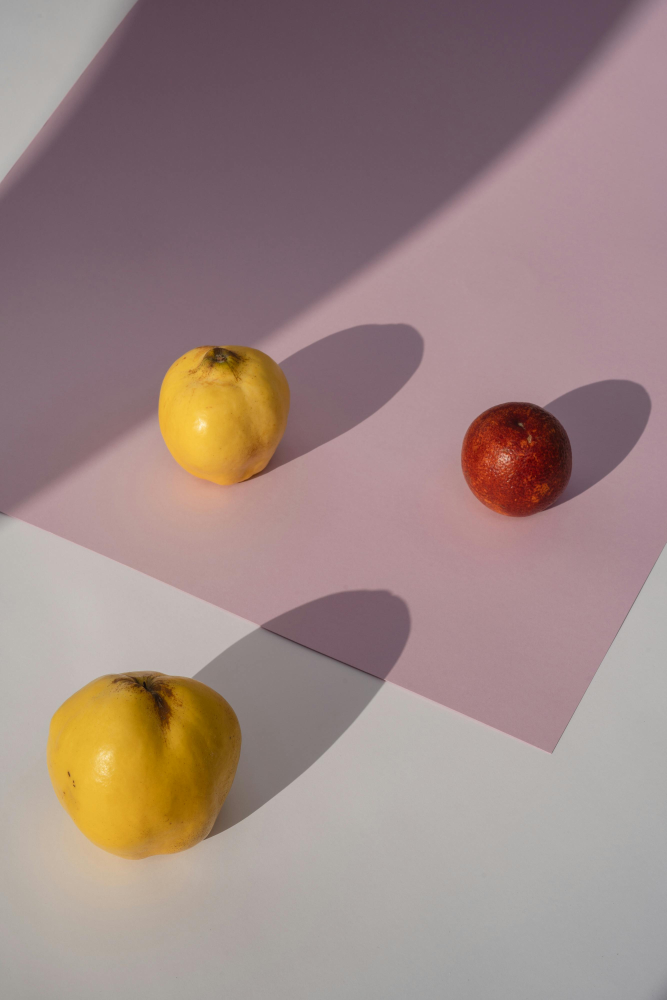
#> input picture images.jpg, 2667 x 4000 px (shown at 1/4 size)
$ jupyter execute 'cv ep1.ipynb'
#> lines starting #> are read from the running program, lines starting #| are printed output that depends on the picture; after the words box and inside, x2 and y2 are one past the last pixel; in counts of white or black regions, pixels touching at a corner belong together
Full Image Transformations

[cell 1]
import cv2
import numpy as np
import matplotlib.pyplot as plt

# ---------- LOAD IMAGE ----------
img = cv2.imread("images.jpg")
#> img is the input picture: shape (4000, 2667, 3); mean B, G, R 131.7, 134.8, 156.9
if img is None:
    raise FileNotFoundError("Image not found.")

rows, cols, ch = img.shape
#> rows = 4000; cols = 2667; ch = 3

# ---------- 1. TRANSLATION ----------
M_trans = np.float32([[1, 0, 100], [0, 1, 50]])
dst_trans = cv2.warpAffine(img, M_trans, (cols, rows))

# ---------- 2. ROTATION ----------
center = (cols // 2, rows // 2)
#> center = (1333, 2000)
M_rot = cv2.getRotationMatrix2D(center, 45, 1.0)
dst_rot = cv2.warpAffine(img, M_rot, (cols, rows))

# ---------- 3. SCALING ----------
dst_scale = cv2.resize(img, None, fx=1.5, fy=1.5)

# ---------- 4. SHEARING ----------
M_shear = np.float32([[1, 0.5, 0],
                      [0, 1, 0]])
dst_shear = cv2.warpAffine(img, M_shear, (cols, rows))

# ---------- 5. AFFINE ----------
pts1 = np.float32([[50, 50], [200, 50], [50, 200]])
pts2 = np.float32([[10, 100], [200, 50], [100, 250]])
M_affine = cv2.getAffineTransform(pts1, pts2)
dst_affine = cv2.warpAffine(img, M_affine, (cols, rows))
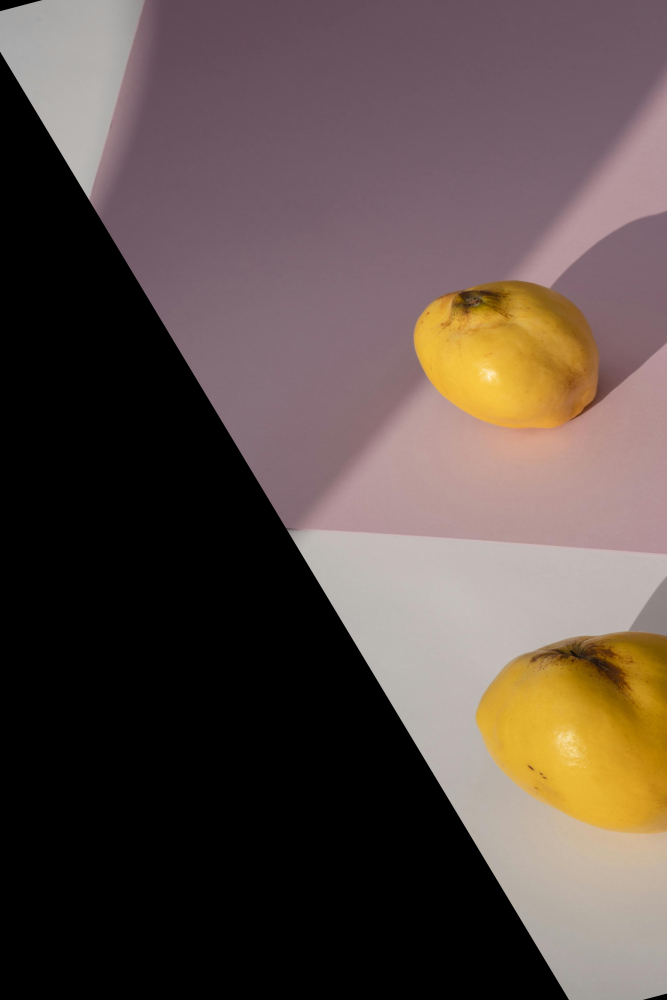
#> dst_affine: shape (4000, 2667, 3) (shown at 1/4 size); mean B, G, R 71.1, 76.9, 91.4

# ---------- 6. PERSPECTIVE ----------
pts3 = np.float32([[56, 65], [368, 52], [28, 387], [389, 390]])
pts4 = np.float32([[0, 0], [300, 0], [0, 300], [300, 300]])
M_persp = cv2.getPerspectiveTransform(pts3, pts4)
dst_persp = cv2.warpPerspective(img, M_persp, (cols, rows))

# ---------- DISPLAY ----------
titles = ['Original', 'Translation', 'Rotation',
          'Scaling', 'Shear', 'Affine', 'Perspective']

images = [
    img,
    dst_trans,
    dst_rot,
    dst_scale,
    dst_shear,
    dst_affine,
    dst_persp
]

plt.figure(figsize=(16, 8))
for i in range(len(images)):
    plt.subplot(2, 4, i + 1)
    plt.imshow(cv2.cvtColor(images[i], cv2.COLOR_BGR2RGB))
    plt.title(titles[i])
    plt.axis('off')
#> this loop made 7 passes

plt.tight_layout()
plt.show()

ROI-Based Transformations (Object-Level)

[cell 2]
import cv2
import numpy as np
import matplotlib.pyplot as plt

# ---------- LOAD IMAGE ----------
img = cv2.imread("images.jpg")
if img is None:
    raise FileNotFoundError("Image not found.")

img_rgb = cv2.cvtColor(img, cv2.COLOR_BGR2RGB)

# ---------- OBJECT DETECTION (COLOR-BASED) ----------
# Convert to HSV
hsv = cv2.cvtColor(img, cv2.COLOR_BGR2HSV)
#> hsv: shape (4000, 2667, 3); mean H, S, V 99.7, 49.5, 156.9

# Yellow color range (tuned for this image)
lower_yellow = np.array([15, 80, 80])
upper_yellow = np.array([40, 255, 255])

# Create mask
mask = cv2.inRange(hsv, lower_yellow, upper_yellow)
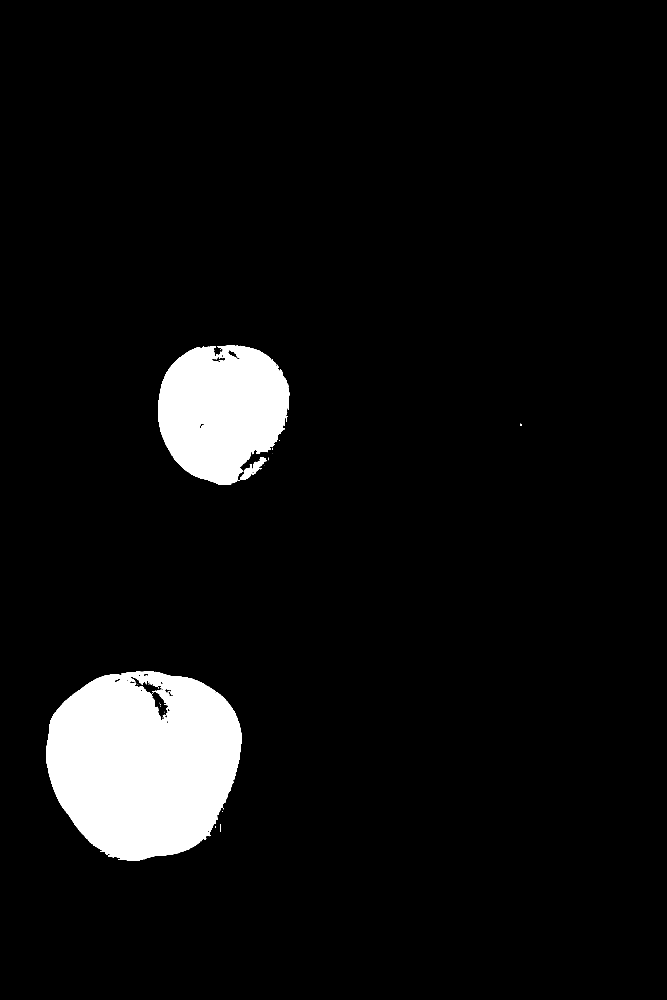
#> mask: shape (4000, 2667) (shown at 1/4 size); 6.3% white; 56 white regions (47 under 20 px), largest, box (x1, y1, x2, y2) and area: (186, 2685, 967, 3444) 455104, (633, 1382, 1156, 1940) 218798, (960, 1830, 1067, 1920) 3031

# Clean mask
kernel = np.ones((5, 5), np.uint8)
mask = cv2.morphologyEx(mask, cv2.MORPH_OPEN, kernel)
#> mask: shape (4000, 2667); 6.3% white; 6 white regions, box (x1, y1, x2, y2) and area: (186, 2685, 966, 3444) 453612, (633, 1382, 1156, 1940) 217815, (960, 1830, 1064, 1919) 2803, (876, 1418, 887, 1429) 92, (864, 1419, 875, 1428) 83, (1001, 1856, 1008, 1862) 41
mask = cv2.morphologyEx(mask, cv2.MORPH_CLOSE, kernel)
#> mask: shape (4000, 2667); 6.3% white; 3 white regions

# ---------- FIND OBJECT ----------
contours, _ = cv2.findContours(mask, cv2.RETR_EXTERNAL, cv2.CHAIN_APPROX_SIMPLE)
#> contours = 3 contours; box (x1, y1, x2, y2) and area: (186, 2685, 966, 3444) 461893, (633, 1382, 1156, 1940) 218168, (960, 1830, 1064, 1919) 2716

if not contours:
    raise ValueError("No object detected.")

# Take the largest contour (main object)
c = max(contours, key=cv2.contourArea)
#> c = contour of 1037 points, box (x1, y1, x2, y2) (186, 2685, 966, 3444), area 461893
x, y, w, h = cv2.boundingRect(c)
#> x = 186; y = 2685; w = 780; h = 759

roi = img[y:y+h, x:x+w]
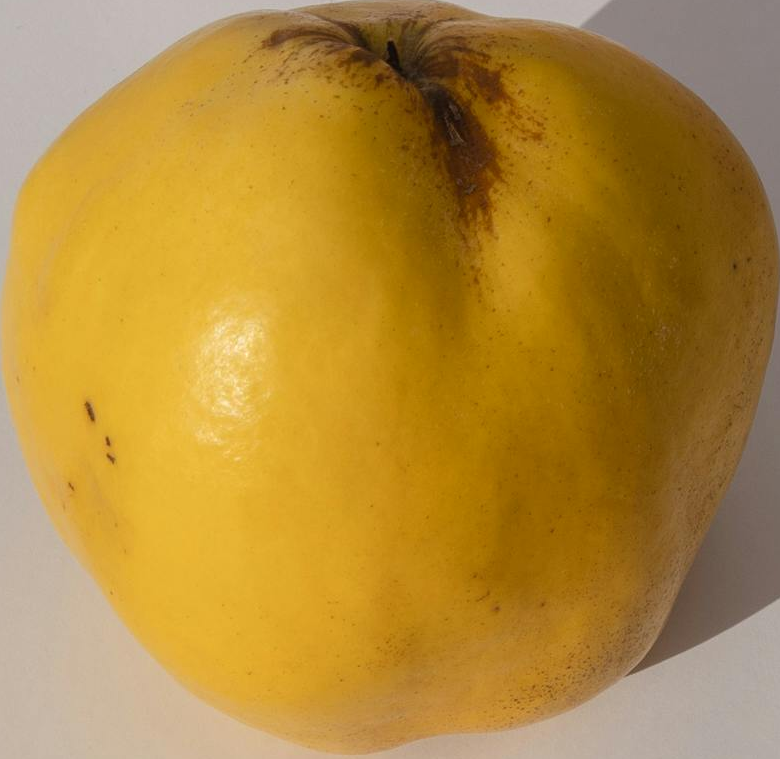
#> roi: shape (759, 780, 3); mean B, G, R 57.9, 138, 178.3
roi_rgb = cv2.cvtColor(roi, cv2.COLOR_BGR2RGB)

# ---------- TRANSFORMATIONS ----------
h_roi, w_roi = roi.shape[:2]
#> h_roi = 759; w_roi = 780

# 1. Rotation
center = (w_roi // 2, h_roi // 2)
#> center = (390, 379)
M_rot = cv2.getRotationMatrix2D(center, 45, 1)
#> M_rot = [[0.707, 0.707, -153.8], [-0.707, 0.707, 386.8]]
rotated = cv2.warpAffine(roi, M_rot, (w_roi, h_roi))
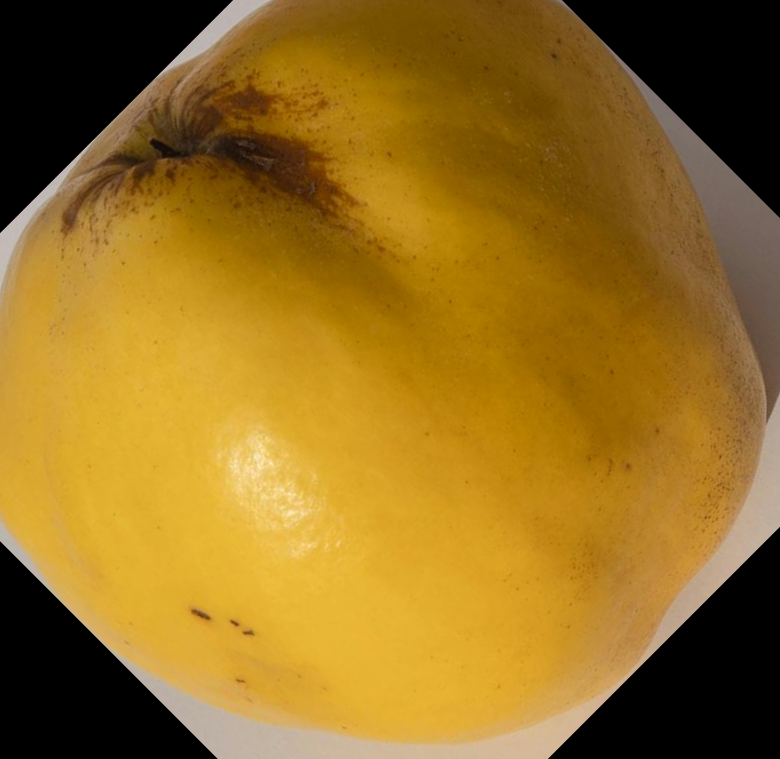
#> rotated: shape (759, 780, 3); mean B, G, R 33.1, 110.7, 148.4

# 2. Scaling
scaled = cv2.resize(roi, None, fx=1.5, fy=1.5)

# 3. Shearing
M_shear = np.float32([[1, 0.4, 0],
                      [0, 1, 0]])
sheared = cv2.warpAffine(roi, M_shear, (w_roi, h_roi))
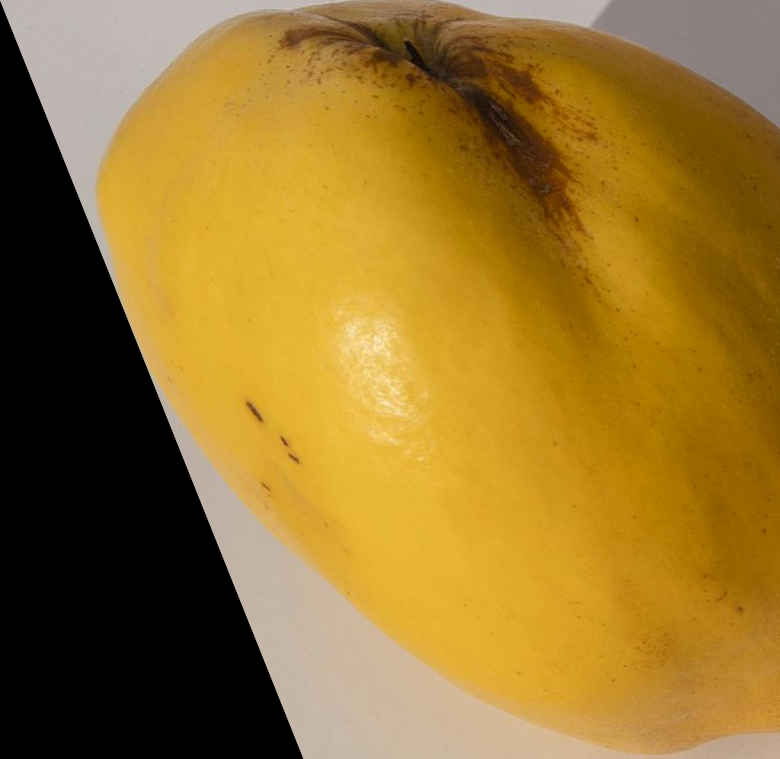
#> sheared: shape (759, 780, 3); mean B, G, R 44.5, 116.2, 150.6

# 4. Affine
pts1 = np.float32([[0, 0], [w_roi - 1, 0], [0, h_roi - 1]])
#> pts1 = [[0, 0], [779, 0], [0, 758]]
pts2 = np.float32([[0, 20], [w_roi - 30, 10], [20, h_roi - 20]])
M_affine = cv2.getAffineTransform(pts1, pts2)
#> M_affine = [[0.963, 0.0264, 0], [-0.0128, 0.949, 20]]
affine = cv2.warpAffine(roi, M_affine, (w_roi, h_roi))
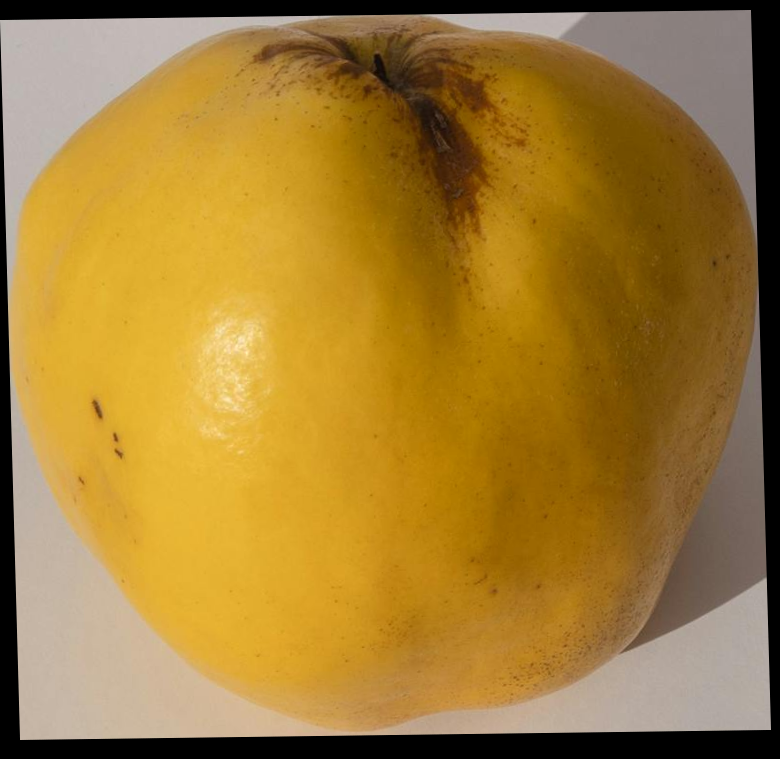
#> affine: shape (759, 780, 3); mean B, G, R 52.9, 126.1, 162.9

# 5. Perspective
pts3 = np.float32([[0, 0], [w_roi, 0], [0, h_roi], [w_roi, h_roi]])
pts4 = np.float32([[30, 30], [w_roi - 30, 10], [20, h_roi - 20], [w_roi - 10, h_roi]])
M_persp = cv2.getPerspectiveTransform(pts3, pts4)
#> M_persp = [[0.873, -0.0142, 30], [-0.0263, 0.897, 30], [-6.71e-05, -5.09e-05, 1]]
perspective = cv2.warpPerspective(roi, M_persp, (w_roi, h_roi))

# ---------- DISPLAY ----------
titles = [
    "Original Image",
    "Detected Object (ROI)",
    "Rotation",
    "Scaling",
    "Shearing",
    "Affine",
    "Perspective"
]

images = [
    img_rgb,
    roi_rgb,
    cv2.cvtColor(rotated, cv2.COLOR_BGR2RGB),
    cv2.cvtColor(scaled, cv2.COLOR_BGR2RGB),
    cv2.cvtColor(sheared, cv2.COLOR_BGR2RGB),
    cv2.cvtColor(affine, cv2.COLOR_BGR2RGB),
    cv2.cvtColor(perspective, cv2.COLOR_BGR2RGB)
]

plt.figure(figsize=(16, 8))
for i in range(len(images)):
    plt.subplot(2, 4, i + 1)
    plt.imshow(images[i])
    plt.title(titles[i])
    plt.axis("off")

plt.tight_layout()
plt.show()
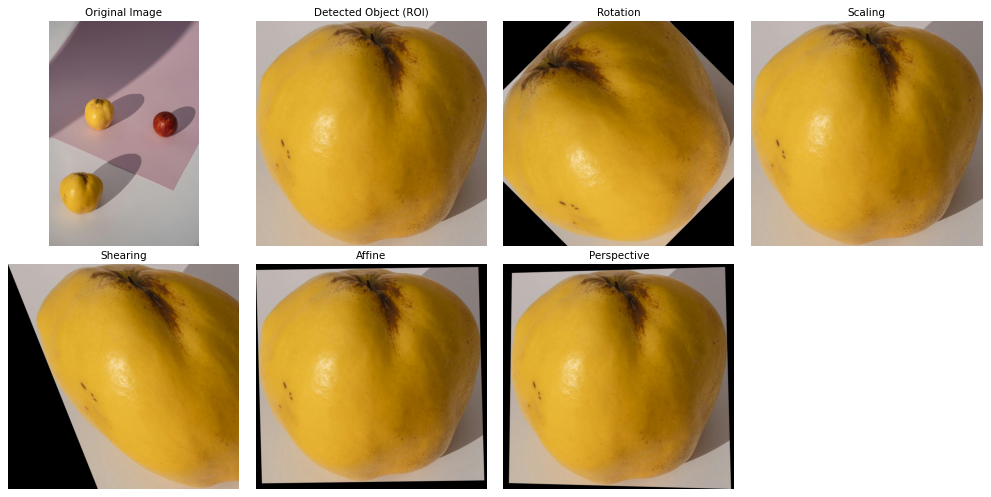
#> figure drawn by matplotlib, 7 panels
